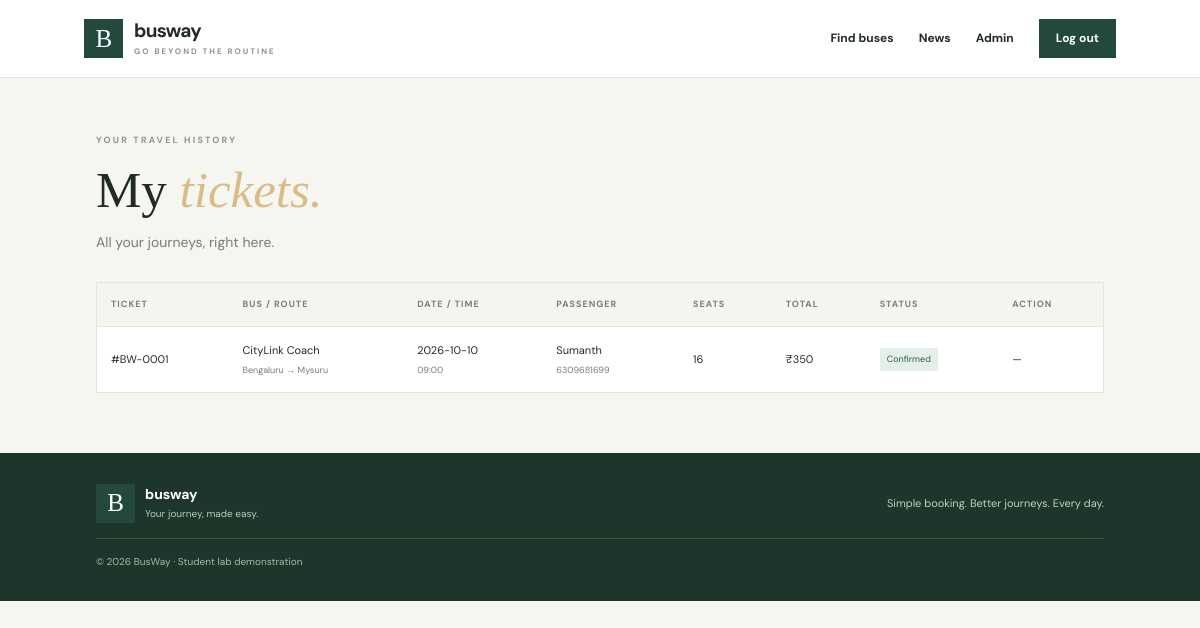
/my-bookings (signed in), run on the app's committed database.
### tables this page shows
CREATE TABLE bookings(
            id INTEGER PRIMARY KEY AUTOINCREMENT,
            user_id INTEGER NOT NULL REFERENCES users(id),
            bus_id INTEGER NOT NULL REFERENCES buses(id),
            passenger_name TEXT NOT NULL,
            passenger_age INTEGER NOT NULL,
            passenger_phone TEXT NOT NULL,
            seats TEXT NOT NULL,
            total REAL NOT NULL,
            status TEXT NOT NULL DEFAULT 'Confirmed',
            payment_status TEXT NOT NULL DEFAULT 'Demo payment completed',
            created_at TEXT NOT NULL DEFAULT CURRENT_TIMESTAMP
        );

CREATE TABLE buses(
            id INTEGER PRIMARY KEY AUTOINCREMENT,
            name TEXT NOT NULL,
            category_id INTEGER NOT NULL REFERENCES categories(id),
            source TEXT NOT NULL,
            destination TEXT NOT NULL,
            departure TEXT NOT NULL,
            arrival TEXT NOT NULL,
            travel_date TEXT NOT NULL,
            price REAL NOT NULL CHECK(price >= 0),
            total_seats INTEGER NOT NULL CHECK(total_seats > 0),
            photo_url TEXT NOT NULL DEFAULT '',
            description TEXT NOT NULL DEFAULT '',
            active INTEGER NOT NULL DEFAULT 1
        );

### app.py (the view)
@app.route("/my-bookings")
@login_required
def my_bookings():
    with db() as con:
        bookings = con.execute("""SELECT bk.*,b.name AS bus_name,b.source,b.destination,b.travel_date,b.departure
                                  FROM bookings bk JOIN buses b ON b.id=bk.bus_id
                                  WHERE bk.user_id=? ORDER BY bk.created_at DESC""",
                               (user_now()["id"],)).fetchall()
    return render_template("my_bookings.html", bookings=bookings)

### app.py (called while the page is built)
def db():
    con = sqlite3.connect(DB_PATH)
    con.row_factory = sqlite3.Row
    con.execute("PRAGMA foreign_keys=ON")
    return con

def user_now():
    if not session.get("user_id"):
        return None
    with db() as con:
        return con.execute("SELECT id,name,email,role FROM users WHERE id=?", (session["user_id"],)).fetchone()

def login_required(fn):
    @wraps(fn)
    def wrapper(*args, **kwargs):
        if not user_now():
            flash("Please log in to continue.", "warning")
            return redirect(url_for("login", next=request.path))
        return fn(*args, **kwargs)
    return wrapper

@app.context_processor
def inject_globals():
    return {"current_user": user_now(), "today": date.today().isoformat()}

### templates/my_bookings.html
{% extends "base.html" %}{% block title %}My tickets{% endblock %}{% block content %}<section class="page-intro"><span class="eyebrow">YOUR TRAVEL HISTORY</span><h1>My <em>tickets.</em></h1><p>All your journeys, right here.</p></section>{% if bookings %}<div class="table-wrap"><table><thead><tr><th>Ticket</th><th>Bus / Route</th><th>Date / Time</th><th>Passenger</th><th>Seats</th><th>Total</th><th>Status</th><th>Action</th></tr></thead><tbody>{% for b in bookings %}<tr><td>#BW-{{ "%04d"|format(b.id) }}</td><td>{{ b.bus_name }}<small>{{ b.source }} → {{ b.destination }}</small></td><td>{{ b.travel_date }}<small>{{ b.departure }}</small></td><td>{{ b.passenger_name }}<small>{{ b.passenger_phone }}</small></td><td>{{ b.seats }}</td><td>₹{{ "{:,.0f}".format(b.total) }}</td><td><span class="status {{ 'cancelled' if b.status=='Cancelled' else '' }}">{{ b.status }}</span></td><td>{% if b.status=='Confirmed' and b.travel_date >= today %}<form method="post" action="{{ url_for('cancel_booking',booking_id=b.id) }}" onsubmit="return confirm('Cancel this ticket?')"><button class="link-button" type="submit">Cancel</button></form>{% else %}—{% endif %}</td></tr>{% endfor %}</tbody></table></div>{% else %}<div class="empty-state"><h2>No tickets yet</h2><p>Your next journey is waiting.</p><a class="button" href="{{ url_for('index') }}">Find a bus</a></div>{% endif %}{% endblock %}

### static/style.css (style rules this page uses)
:root { --ink:#202b27;--muted:#747d75;--paper:#f6f6f0;--white:#fff;--green:#23483d;--green2:#386451;--gold:#d8b879;--line:#e4e5dc;--red:#a2473e }
* { box-sizing:border-box }
body { margin:0;background:var(--paper);color:var(--ink);font:14px/1.65 'DM Sans',sans-serif }
.eyebrow { display:block;font-size:9px;font-weight:700;letter-spacing:2.2px;color:#87988a;margin-bottom:12px }
.hero h1 em,.auth-copy h1 em,.how h2 em,.page-intro h1 em,.narrow h1 em { color:#d9bd88;font-weight:500 }
.page-intro { padding:55px 8% 28px }
.page-intro h1,.narrow h1 { font:500 clamp(36px,4.5vw,51px)/1.2 'Playfair Display',serif;margin:0 0 10px }
.page-intro p,.narrow>p { color:var(--muted);margin:0 }
.table-wrap { margin:0 8% 60px;overflow-x:auto;background:white;border:1px solid var(--line) }
table { width:100%;border-collapse:collapse;text-align:left;font-size:11px;min-width:800px }
th { font-size:9px;letter-spacing:1px;text-transform:uppercase;color:#768078;background:#f4f5ef }
td,th { padding:14px;border-bottom:1px solid var(--line);vertical-align:middle }
td small { display:block;color:var(--muted);font-size:9px;margin-top:4px }
tbody tr:last-child td { border-bottom:0 }
.status { display:inline-block;background:#e4f0e7;color:#28633d;padding:4px 7px;font-size:9px }

### data on the page
bookings: id "0001", bus_name "CityLink Coach", source "Bengaluru", destination "Mysuru", travel_date "2026-10-10", departure "09:00", passenger_name "Sumanth", passenger_phone "6309681699", seats "16", total "350", status "Confirmed"
